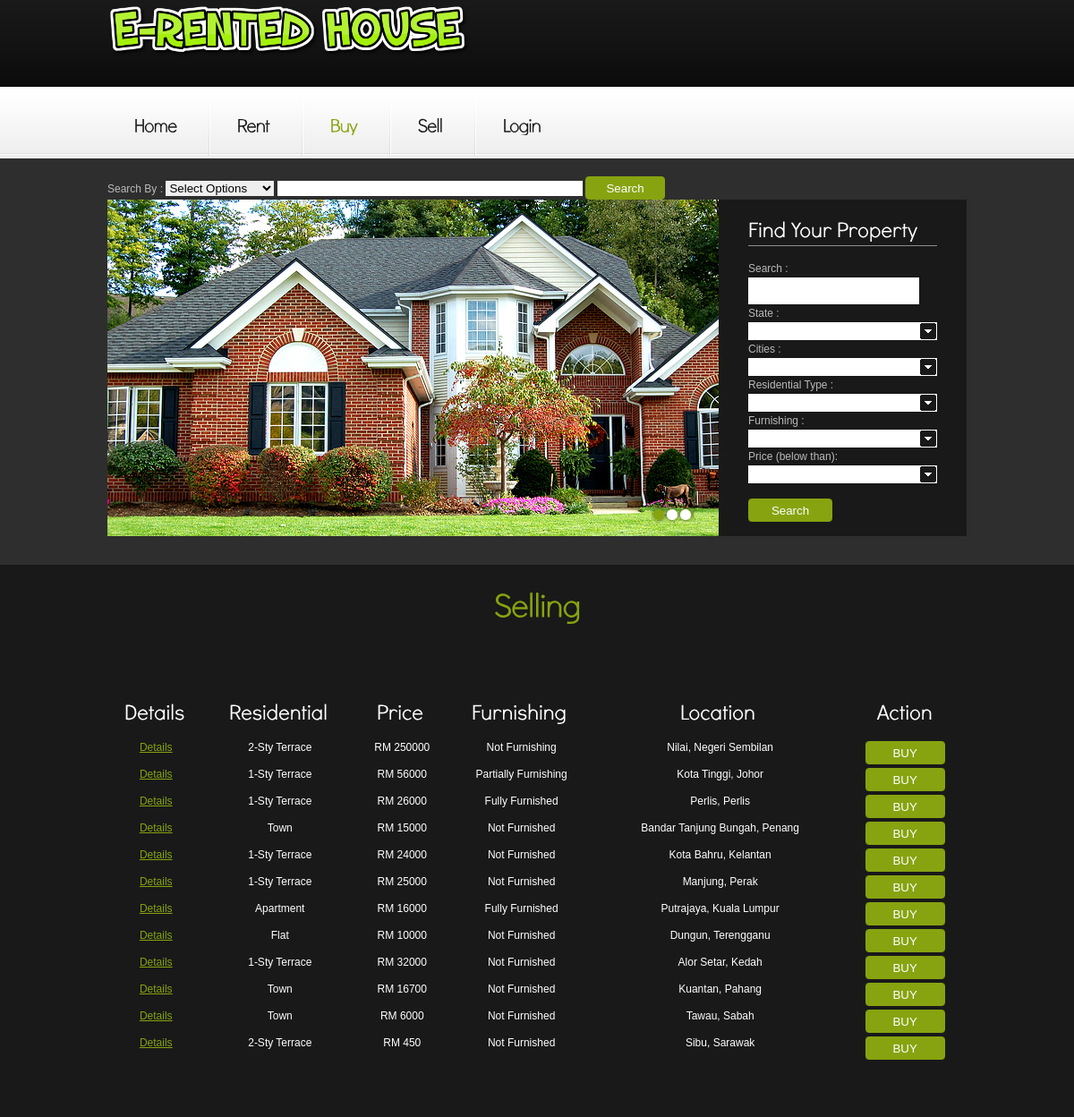
The page /Selling.php on the database as committed earlier.
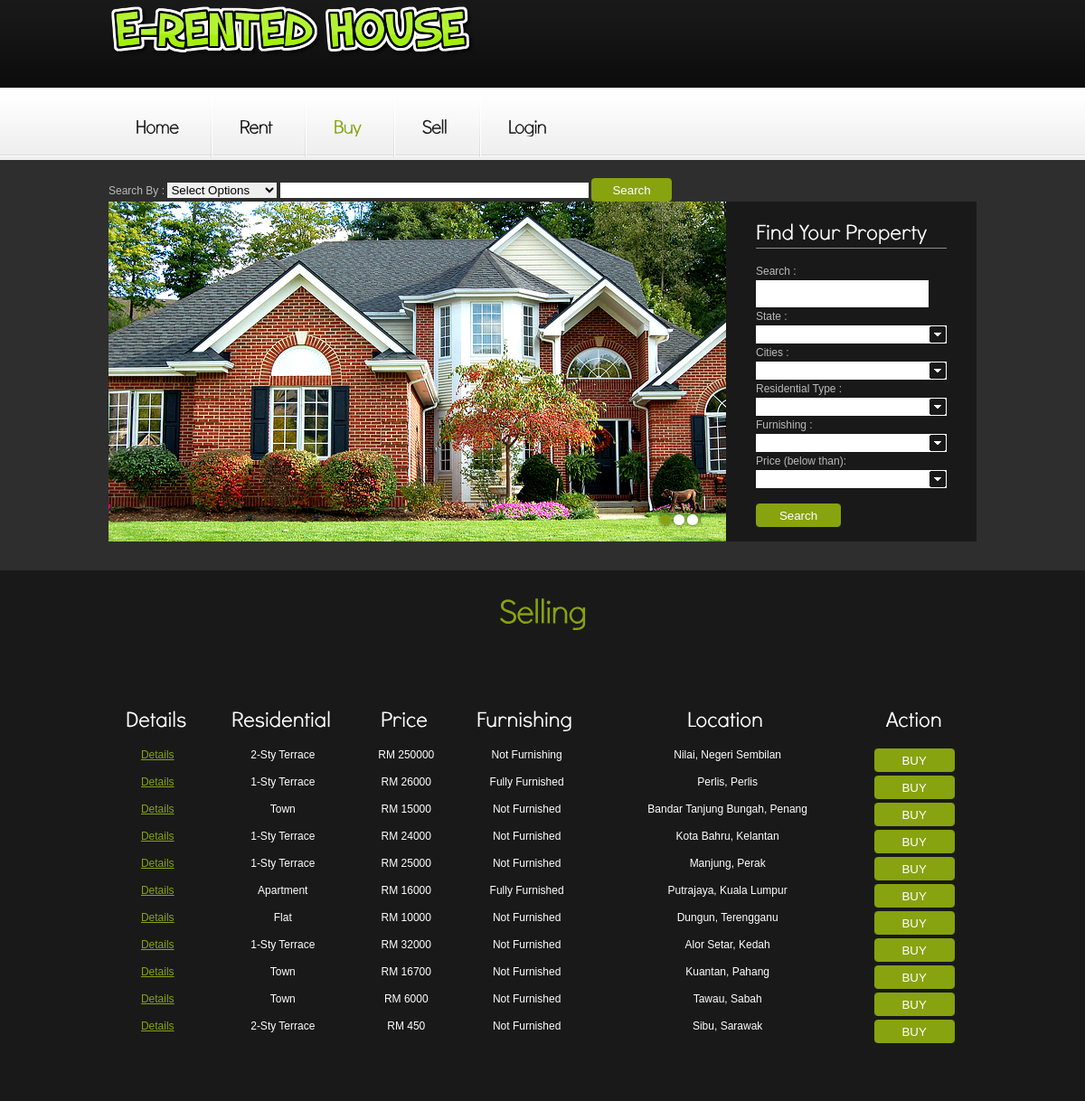
The same page on the database as committed later.
### tables this page shows
CREATE TABLE `residential` (
  `residential_id` int(20) NOT NULL,
  `residential_type` varchar(20) NOT NULL,
  `residential_price` int(5) NOT NULL,
  `residential_img` longblob NOT NULL,
  `residential_description` varchar(1000) NOT NULL,
  `residential_year` int(4) NOT NULL,
  `furnishing` varchar(50) NOT NULL,
  `res_state` varchar(50) NOT NULL,
  `res_cities` varchar(50) NOT NULL,
  `residential_email` varchar(100) NOT NULL DEFAULT 'residential.system18@gmail.com',
  `sales` varchar(100) NOT NULL,
  `status` varchar(100) NOT NULL DEFAULT 'Pending',
  `reject_because` varchar(1000) NOT NULL
);

### Selling.php (the view, shortened to what this page needs)
<html lang="en">
<head>
<link rel="stylesheet" href="css/reset.css" type="text/css" media="all">
<link rel="stylesheet" href="css/layout.css" type="text/css" media="all">
<link rel="stylesheet" href="css/style.css" type="text/css" media="all">
</head>
<body id="page1">
<div class="body1">
  <div class="main">
    <header>
      <h1><img src="images/logo_img.png" style="height: 40%"></h1>
      <nav>
        <ul id="menu">
          <li><a href="index.php">Home</a></li>
          <li><a href="renting.php">Rent</a></li>
          <li id="menu_active"><a href="selling.php">Buy</a></li>
          <li><a href="upload.php">Sell</a></li>
          <li class="end"><a href="account.php">Login</a></li>
        </ul>
      </nav>
    </header>
  </div>
</div>
<div class="body2">
  <div class="main">
    <section id="content">
      <div class="wrapper">
        <form action="search.php" method="post">
              <div class="row_select">Search By :
              <select name="searchtype" required="required" >
                <option value="">Select Options</option>
              </select>
              <input type="text" name="search_data" size="40"  required="required" />
              <input  class="button" type="submit" name="search" value="Search"/>
            </div>
        </form>
        <article class="col1">
          <div id="slider">
          </div>
        </article>
        <article class="col2">
          <form id="form_1" action="search.php" method="post">
            <div class="pad1">
              <h3>Find Your Property</h3>
              <div class="row"> Search :<br>
                <input type="text" class="input" name="seacrhdata">
              </div>
              <div class="row_select"> State : <br>
              </div>
              <div class="row_select"> Cities : <br>
              </div>
              <div class="row_select"> Residential Type : <br>
              </div>
              <div class="row_select"> Furnishing : <br>
                </div>
              <div class="row_select"> Price (below than): <br>
              </div>
              <div class="row_select">
              </div> <br>
            </div>
          </form>
        </article>
      </div>
    </section>
  </div>
</div>
<div class="body3">
  <div class="main">
    <center><h2>Selling</h2></center>
    <div class="wrapper pad_bot3">
      <?php
        $query1=mysql_query("SELECT * FROM residential WHERE status='ACCEPT' AND sales='Selling'");
        echo "<p><br>
        <table border='10' text-align='center' width='100%'>
        <tr class='color2'>
          <th><center><h3> Details </center></th>
          <th><center><h3> Residential </center></th>
          <th><center><h3> Price </center></th>
          <th><center><h3> Furnishing </center></th>
          <th><center><h3> Location </center></th>
          <th><center><h3> Action </center></th>
        </tr>
        </div></div>";
        while($query2=mysql_fetch_array($query1))
        {
          echo "<form action='booking.php' method='POST'>";
          echo"<tr height='30px' class='color2'>";
          echo "<td align='center' valign='top'>&nbsp;<a href='details.php'>Details</a></td>";
          echo "<td align='center' valign='top'>&nbsp;" . $query2['residential_type'] . "</td>";
          echo "<td align='center' valign='top'>&nbsp;RM " . $query2['residential_price'] . "</td>";
          echo "<td align='center' valign='top'>&nbsp;" . $query2['furnishing'] . "</td>";
          echo "<td align='center' valign='top'>&nbsp;" . $query2['res_cities'] . ", " . $query2['res_state'] . "</td>";
          echo "<td align='center'>
                  <button type='submit' class='button' span='2' >BUY</button></form>";
        }
      ?>
    </div>
</body>
</html>

### css/layout.css (style rules this page uses)
.col1, .col2, .col3, .cols { float:left; }
.col1 { width:683px; }
.col2 { width:277px; }

### css/style.css (style rules this page uses)
article, aside, audio, canvas, command, datalist, details, embed, figcaption, figure, footer, header, hgroup, keygen, meter, nav, output, progress, section, source, video { display:block }
.wrapper { width:100%; overflow:hidden }
body { background:#eee; border:0; font:12px Arial, Helvetica, sans-serif; color:#bababa; line-height:20px }
.main { margin:0 auto; width:960px }
.body1 { background:url(../images/bg_top.gif) top repeat-x }
.body2 { background:#2e2e2e }
.body3 { background:#191919 }
a { color:#87a310; text-decoration:underline; outline:none }
h2 { font-size:37px; color:#87a310; line-height:1.2em; padding:28px 0 27px 0; letter-spacing:-1px }
h3 { font-size:24px; color:#fff; line-height:1.2em; padding:42px 0 19px 0 }
p { padding-bottom:20px }
header { position:relative; height:177px }
#menu { padding:33px 0 0 }
#menu li { padding:26px 37px 23px 30px; float:left; background:url(../images/menu_line.gif) right 0 no-repeat }
#menu .end { background:none; padding-right:0 }
#menu li a { display:inline-block; overflow:hidden; font-size:21px; color:#191919; line-height:1.2em; text-decoration:none; letter-spacing:-1px }
#menu li a:hover, #menu #menu_active a { color:#87a310 }
#slider { position:relative; width:683px; height:376px; z-index:88; overflow:hidden }
#content { padding-top:20px; padding-bottom:32px }
.pad1 { padding:0 30px 0 33px }
.pad_bot3 { padding-bottom:40px }
.button { display:inline-block; width:89px; line-height:26px; height:26px; color:#fff; text-decoration:none; background:url(../images/button_bg.png) 0 0 no-repeat; text-align:center }
.color2 { color:#fff }
#form_1 { background:#191919; height:360px; padding-bottom:16px; color:#bababa }
#form_1 h3 { padding:23px 0 4px 0; border-bottom:1px solid #8c8c8c; margin-bottom:15px }
#form_1 .input { background:#fff; font:12px Arial, Helvetica, sans-serif; color:#191919; float:left; padding:3px 10px; height:30px; width:191px !important }
#form_1 .row { min-height:30px; width:100%; overflow:hidden }
#form_1 .row_select { min-height:30px; width:100% }
#form_1 .pad1 { padding:0 33px }

Rows that differ between the two databases and show on the page:
no longer on this page (row edited): residential: residential_type "1-Sty Terrace", residential_price "56000", furnishing "Partially Furnishing", res_cities "Kota Tinggi", res_state "Johor"
